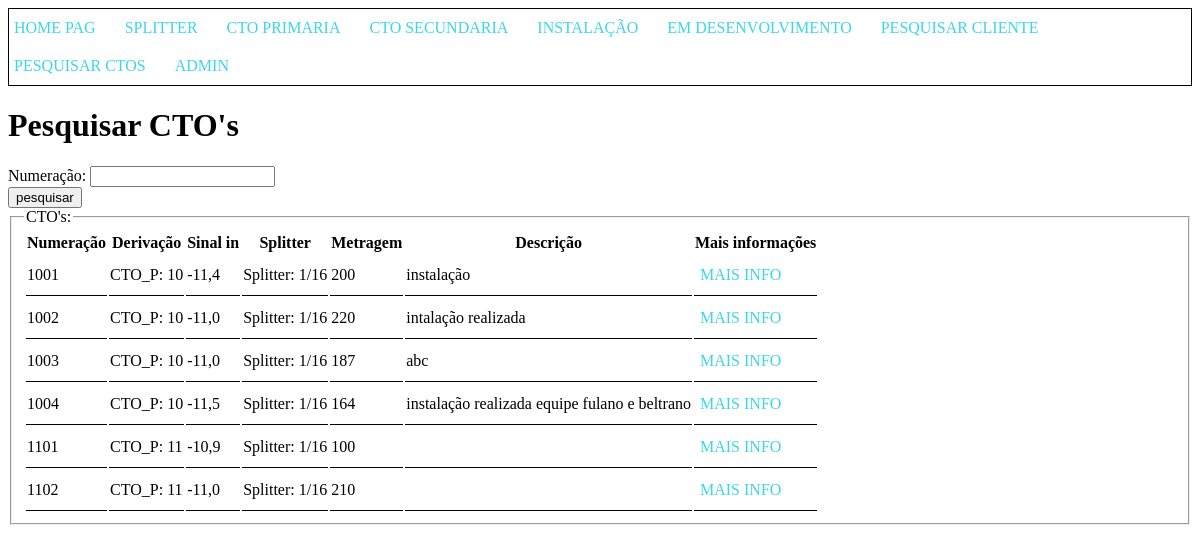
Page /get/pesquisa_cto/ on the earlier database version.
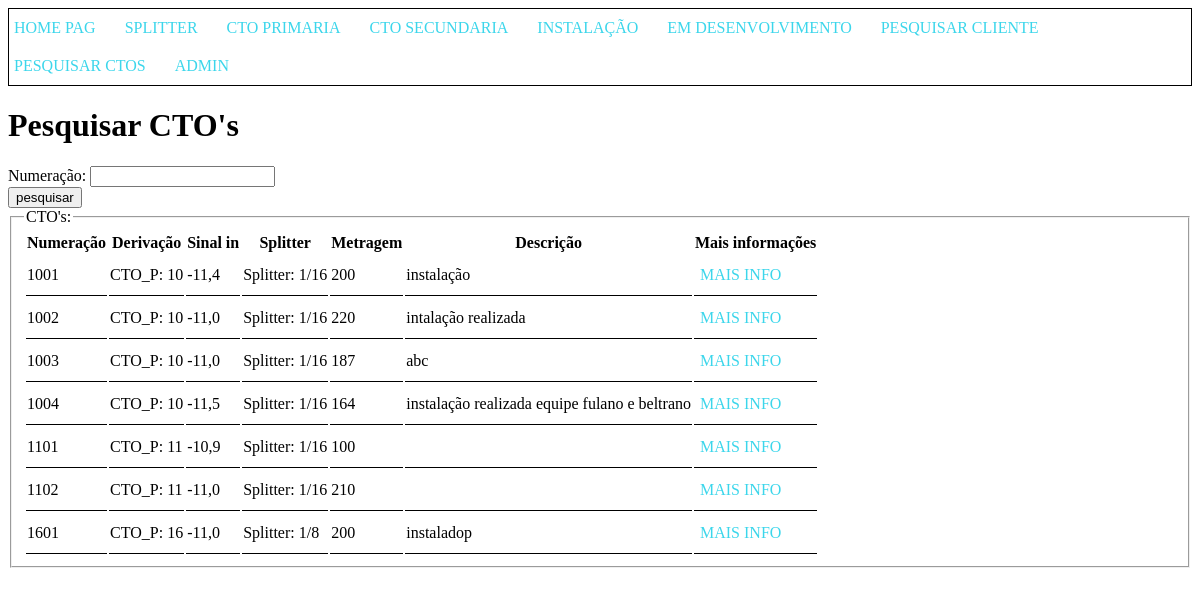
Same page on the later database version.
### CTO_manager/models.py (models this page shows, shortened)
class CtoSecundaria(models.Model):
  numeracao = models.IntegerField() # Numero de identificacao da CTO secundaria
  descricao = models.TextField(blank=True, null=True, verbose_name='Descricao detalhada') # Informacoes detalhadas e observacoes sobre a CTO
  sinal_entrada = models.FloatField() # Referencia para o sinal que esta chegando na caixa (futura implementacao para verificar atenuacoes na rota)
  splitter = models.ForeignKey(Splitter, on_delete=models.CASCADE) # Pre-requisito: cadastro do splitter; o tamanho do splitter define quantos cliente a caixa pode ter
  derivacao_ctoPrimaria = models.ForeignKey(CtoPrimaria, on_delete=models.CASCADE) # Pre-requisito: cadastro da cto primaria. buscar caixar com identificador da ctop
  metragem = models.IntegerField(default=0) # tamanho do cabo que foi utilizado para instalacao
  clientes = models.ManyToManyField(Cliente, blank=True) # Este e o tipo de campo que define uma relacao de muitos-para-muitos com o modelo Cliente.

class CtoPrimaria(models.Model):
  numeracao = models.IntegerField() # Numero de identificacao da CTO primaria
  descricao = models.TextField(blank=True, null=True, verbose_name='Descricao detalhada') # Informacoes detalhadas e observacoes sobre a CTO
  cor_fibra_entrada = models.CharField(max_length=20) # Cor da fibra de entrada para futuras manutencoes na caixa p
  sinal_entrada = models.FloatField() # Referencia para o sinal que esta chegando na caixa (futura implementacao para verificar atenuacoes na rota)
  splitter = models.ForeignKey(Splitter, on_delete=models.CASCADE) # Pre-requisito: cadastro do splitter; o tamanho do splitter define quantas CTOs secundarias a CTO primaria pode ter
  def __str__(self):
    return f"CTO_P: {self.numeracao}" # Retorna uma representacao em texto formatado com a numeracao da CTO primaria

class Splitter(models.Model):
  splitter_tipo = models.IntegerField()
  def __str__(self):
    return f"Splitter: 1/{self.splitter_tipo}"

### getData/views.py (the view)
# urls.py: path('pesquisa_cto/', views.pesquisa_cto, name='pesquisa_cto'),
def pesquisa_cto(request):
    template = loader.get_template('getData/pesquisa_cto.html')
    context ={
        'titulo': 'Pesquisar cto',
    }
    numeracao_filtrar = request.GET.get('numeracao')
    if numeracao_filtrar:
        ctos = CtoSecundaria.objects.filter(numeracao__icontains = numeracao_filtrar)
    else:
        ctos = CtoSecundaria.objects.all()
    context['ctos']=ctos
    return HttpResponse(template.render(context, request))

### getData/templates/getData/pesquisa_cto.html (shortened to what this page needs)
{% extends 'base.html' %}
{% block content %}
<h1>Pesquisar CTO's</h1>
<form action="/get/pesquisa_cto/" method="get">
  <label for="numeracao">Numeração:</label>
  <input type="number" id="numeracao" name="numeracao">
  <br>
  <input type="submit" value="pesquisar">
</form>
<fieldset>
  <legend>CTO's:</legend>
  <table >
    <tr>
      <th>Numeração</th>
      <th>Derivação</th>
      <th>Sinal in</th>
      <th>Splitter</th>
      <th>Metragem</th>
      <th>Descrição</th>
      <th>Mais informações</th>
    </tr>
      {% for cto in ctos %}
        <tr>
          <td>{{cto.numeracao}}</td>
          <td>{{cto.derivacao_ctoPrimaria}}</td>
          <td>{{cto.sinal_entrada}}</td>
          <td>{{cto.splitter}}</td>
          <td>{{cto.metragem}}</td>
          <td>{{cto.descricao}}</td>
          <td><a href="/get/pesquisa_cto/{{cto.pk}}">Mais info</a></td>
        </tr>
      {%endfor%}
  </table>
</fieldset>
{% endblock %}

Differences in the rows shown:
added CtoSecundaria: numeracao "1601", derivacao_ctoPrimaria "CTO_P: 16", sinal_entrada "-11,0", splitter "Splitter: 1/8", metragem "200", descricao "instaladop"
